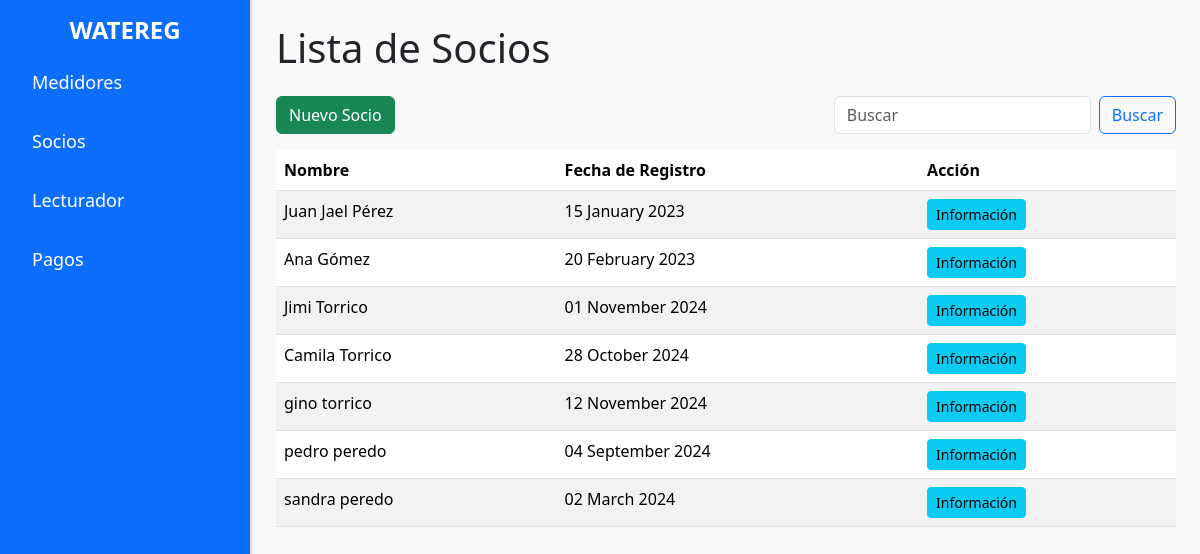
The page /socios.php on the database its author committed.
### tables this page shows
CREATE TABLE `socio` (
  `id_socio` bigint(20) NOT NULL,
  `ci` varchar(255) DEFAULT NULL,
  `nombre` varchar(255) DEFAULT NULL,
  `apellido` varchar(255) DEFAULT NULL,
  `telefono` varchar(255) DEFAULT NULL,
  `fecha_registro` date DEFAULT NULL
);

### socios.php (the view, shortened to what this page needs)
<?php
include 'conexion.php';
$busqueda = isset($_GET['buscar']) ? $_GET['buscar'] : '';
$sql = "SELECT id_socio, nombre, apellido, fecha_registro FROM socio";
$resultado = $conexion->query($sql);
?>
<!DOCTYPE html>
<html lang="es">
<head>
    <link rel="stylesheet" href="css/bootstrap.min.css">
    <link rel="stylesheet" href="css/styles.css">
</head>
<body>
    <div class="d-flex">
        <div class="sidebar bg-primary text-white p-3">
            <h2 class="sidebar-title">WATEREG</h2>
            <ul class="nav flex-column">
                <li class="nav-item">
                    <a class="nav-link text-white" href="index.php">Medidores</a>
                </li>
                <li class="nav-item">
                    <a class="nav-link text-white" href="socios.php">Socios</a>
                </li>
                <li class="nav-item">
                    <a class="nav-link text-white" href="lecturador.php">Lecturador</a>
                </li>
                <li class="nav-item">
                    <a class="nav-link text-white" href="pagos.php">Pagos</a>
                </li>
            </ul>
        </div>
        <div class="content flex-grow-1 p-4">
            <h1 class="mb-4">Lista de Socios</h1>
            <div class="d-flex justify-content-between mb-3">
                <button class="btn btn-success" onclick="window.location.href='registrar_socio.php'">Nuevo Socio</button>
                <form class="d-flex" method="GET" action="socios.php">
                    <input class="form-control me-2" type="search" name="buscar" placeholder="Buscar" value="<?= htmlspecialchars($busqueda) ?>" aria-label="Buscar">
                    <button class="btn btn-outline-primary" type="submit">Buscar</button>
                </form>
            </div>
            <table class="table table-striped">
                <thead>
                    <tr>
                        <th scope="col">Nombre</th>
                        <th scope="col">Fecha de Registro</th>
                        <th scope="col">Acción</th>
                    </tr>
                </thead>
                <tbody>
                    <?php if ($resultado->num_rows > 0): ?>
                        <?php while ($fila = $resultado->fetch_assoc()): ?>
                            <tr>
                                <td><?= htmlspecialchars($fila['nombre'] . ' ' . $fila['apellido']) ?></td>
                                <td><?= date("d F Y", strtotime($fila['fecha_registro'])) ?></td>
                                <td>
                                    <a href="informacion_socio.php?id=<?= $fila['id_socio'] ?>" class="btn btn-info btn-sm">Información</a>
                                </td>
                            </tr>
                        <?php endwhile; ?>
                    <?php else: ?>
                        <tr>
                            <td colspan="3" class="text-center">No se encontraron socios</td>
                        </tr>
                    <?php endif; ?>
                </tbody>
            </table>
        </div>
    </div>
</body>
</html>

### css/styles.css (style rules this page uses)
.sidebar { width: 250px; min-height: 100vh; }
.sidebar-title { font-size: 24px; font-weight: bold; margin-bottom: 1rem; text-align: center; }
.nav-link { font-size: 18px; margin-bottom: 1rem; }
.content { background-color: #f9f9f9; border-left: 2px solid #dee2e6; }

### rows shown on the page
socio: nombre+apellido "Juan Jael Pérez", fecha_registro "15 January 2023"
socio: nombre+apellido "Ana Gómez", fecha_registro "20 February 2023"
socio: nombre+apellido "Jimi Torrico", fecha_registro "01 November 2024"
socio: nombre+apellido "Camila Torrico", fecha_registro "28 October 2024"
socio: nombre+apellido "gino torrico", fecha_registro "12 November 2024"
socio: nombre+apellido "pedro peredo", fecha_registro "04 September 2024"
socio: nombre+apellido "sandra peredo", fecha_registro "02 March 2024"
